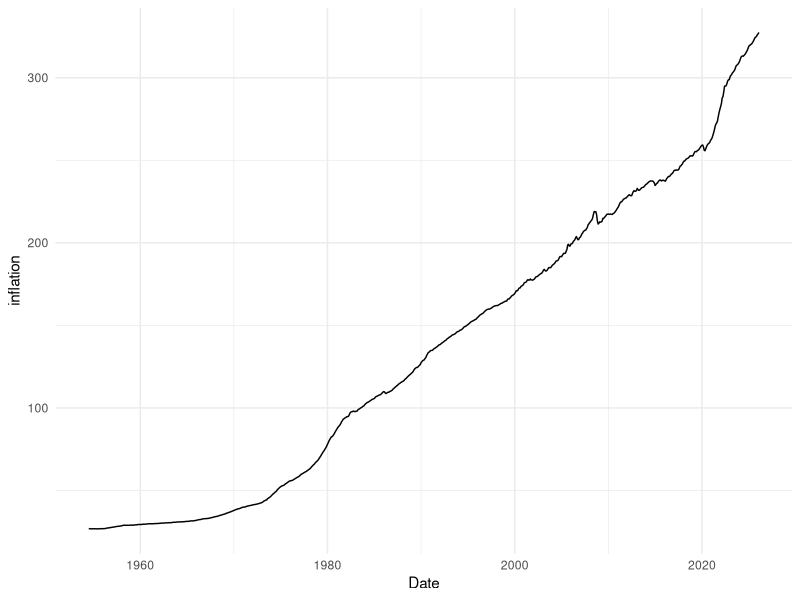
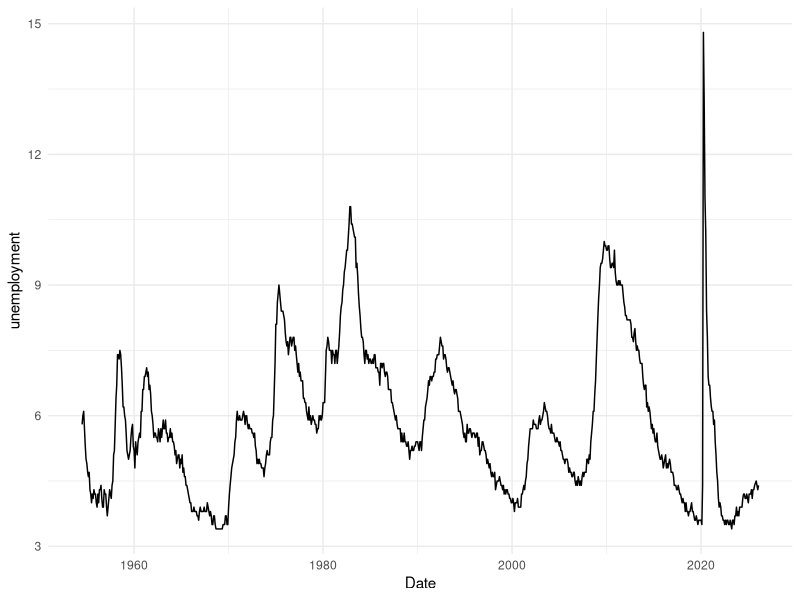
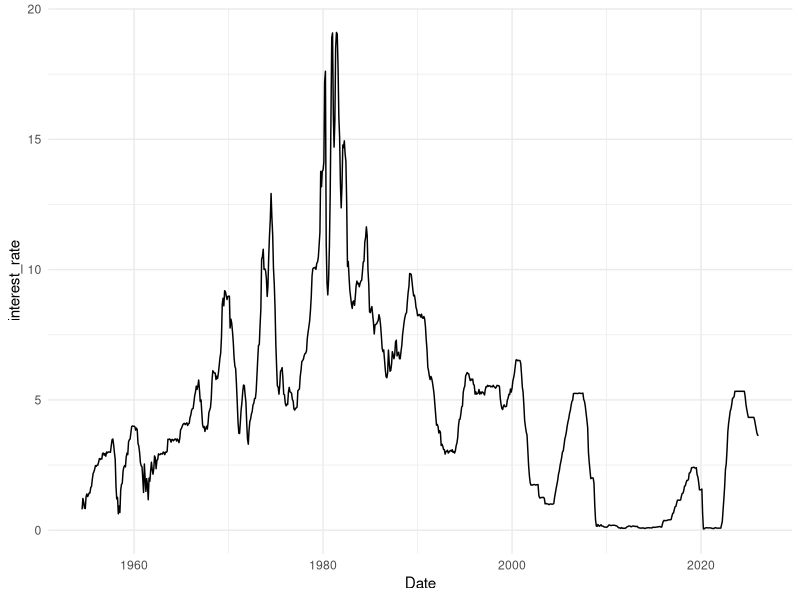
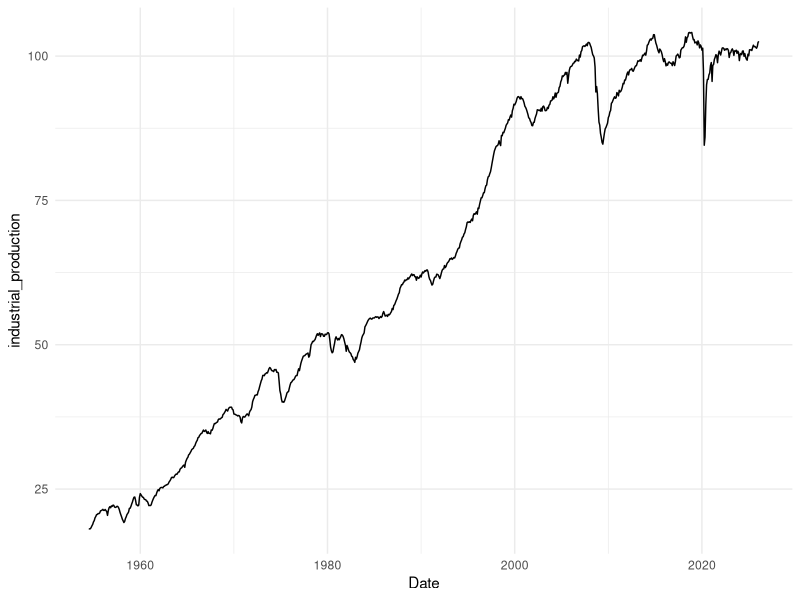
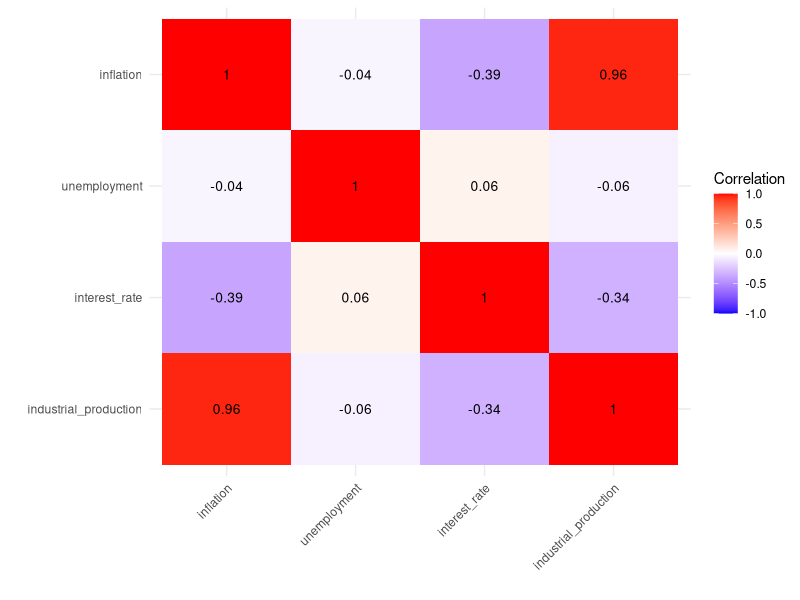

These figures' R source, in order:
library(zoo)
library(xts)
library(dplyr)
library(tidyr)
library(ggplot2)
library(readr)

dir.create("plots", showWarnings = FALSE)
dir.create("results", showWarnings = FALSE)

df <- read_csv("data/macro_timeseries.csv", col_types = cols(date = col_date(format = "%Y-%m-%d")))

str(df)

desc_vars <- df %>% select(-date)
print(summary(desc_vars))

vars_ts <- c("inflation", "unemployment", "interest_rate", "industrial_production")
for (v in vars_ts) {
  p <- ggplot(df, aes(x = date, y = .data[[v]])) +
    geom_line() +
    labs(x = "Date", y = v) +
    theme_minimal()
  ggsave(file.path("plots", paste0(v, ".png")), plot = p, width = 8, height = 4, dpi = 150)
}

num_df <- df %>% select(all_of(vars_ts))
cor_mat <- cor(num_df)
cor_df <- as.data.frame(cor_mat)
cor_df <- cbind(variable = rownames(cor_df), cor_df)
rownames(cor_df) <- NULL
write_csv(cor_df, "results/correlation_matrix.csv")

cor_long <- data.frame(
  var1 = rep(rownames(cor_mat), ncol(cor_mat)),
  var2 = rep(colnames(cor_mat), each = nrow(cor_mat)),
  correlation = c(cor_mat)
)
cor_long$var1 <- factor(cor_long$var1, levels = vars_ts)
cor_long$var2 <- factor(cor_long$var2, levels = rev(vars_ts))
p_heat <- ggplot(cor_long, aes(x = var1, y = var2, fill = correlation)) +
  geom_tile() +
  scale_fill_gradient2(low = "blue", mid = "white", high = "red", midpoint = 0, limits = c(-1, 1)) +
  geom_text(aes(label = round(correlation, 2)), size = 3.5) +
  labs(x = "", y = "", fill = "Correlation") +
  theme_minimal() +
  theme(axis.text.x = element_text(angle = 45, hjust = 1))
ggsave("plots/correlation_heatmap.png", plot = p_heat, width = 6, height = 5, dpi = 150)
